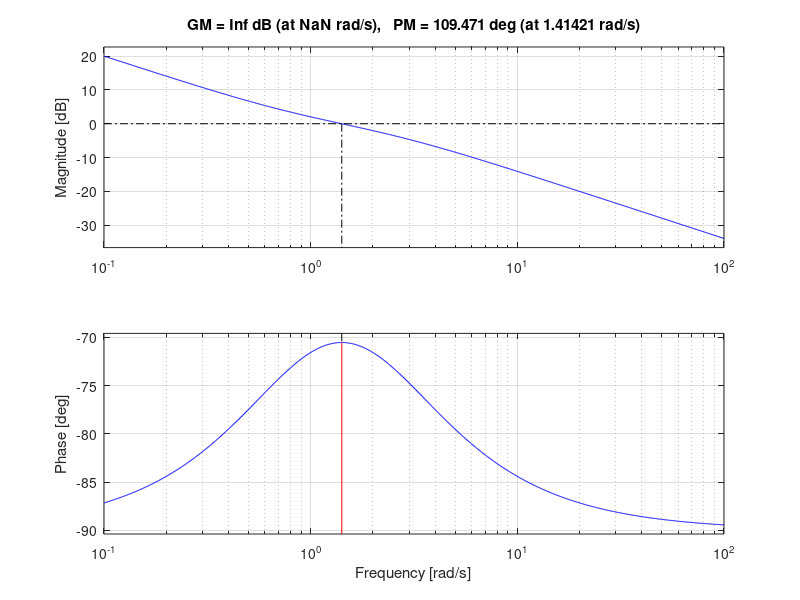

Recreate this plot in MATLAB.
% Hardik Chhabra 2020UEA6504
clc; 
close all; 
clear all;

num = [1 1];
den = conv([1 0],[.5 1]);
g = tf(num, den);
bode(g)
margin(g)

% saveas(gcf,'BodePlot.png')